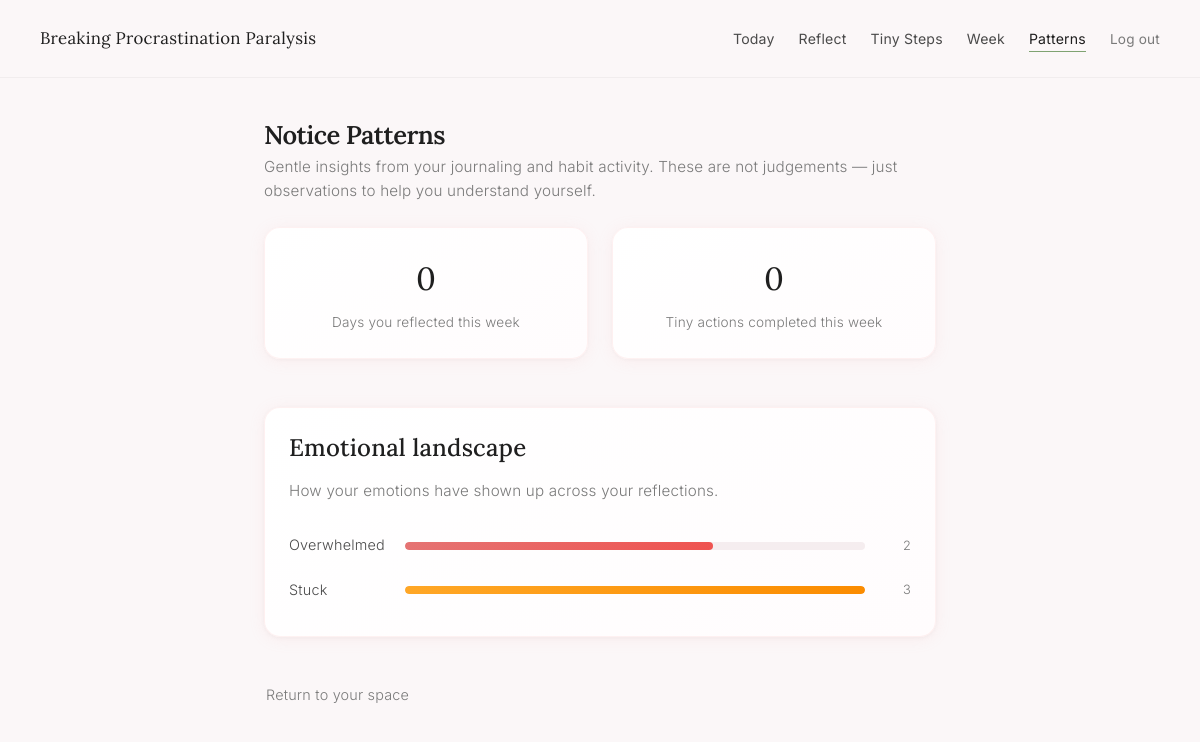
The page /analytics (signed in) on the database as committed earlier.
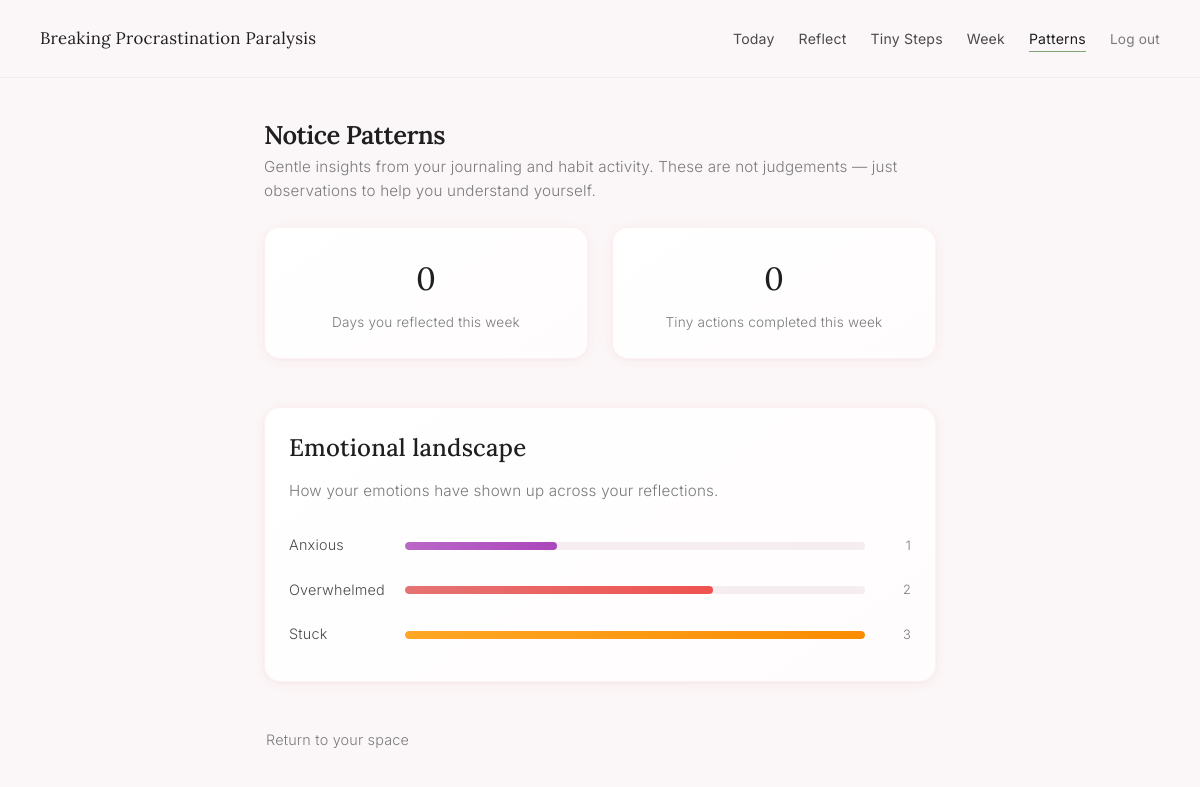
The same page on the database as committed later.
### tables this page shows
CREATE TABLE journal_entries (
            id INTEGER PRIMARY KEY AUTOINCREMENT,
            user_id INTEGER NOT NULL,
            entry_text TEXT NOT NULL,
            predicted_emotion TEXT NOT NULL,
            created_at TEXT NOT NULL, reframe TEXT, micro_task_text TEXT, micro_task_minutes INTEGER,
            FOREIGN KEY (user_id) REFERENCES users(id)
        );

### app.py (the view)
@app.route("/analytics")
@login_required
@onboarding_check
def analytics():
    user_id = session['user_id']
    conn = get_db_connection()
    cur = conn.cursor()
    cur.execute("""
        SELECT predicted_emotion, COUNT(*) as count
        FROM journal_entries
        WHERE user_id = ?
        GROUP BY predicted_emotion
    """, (user_id,))
    emotion_data = cur.fetchall()
    today = date.today()
    last_week = (today - timedelta(days=6)).isoformat()
    cur.execute("""
        SELECT COUNT(DISTINCT date(created_at)) AS active_days
        FROM journal_entries
        WHERE user_id = ? AND date(created_at) >= ?
    """, (user_id, last_week))
    active_days = cur.fetchone()["active_days"]
    cur.execute("""
        SELECT COUNT(*) AS habits_done
        FROM habit_completions hc
        JOIN habits h ON hc.habit_id = h.id
        WHERE h.user_id = ? AND date(hc.completed_at) >= ?
    """, (user_id, last_week))
    habits_done = cur.fetchone()["habits_done"]
    conn.close()
    return render_template(
        "analytics.html",
        emotion_data=emotion_data,
        active_days=active_days,
        habits_done=habits_done
    )

### app.py (called while the page is built)
def get_db_connection():
    conn = sqlite3.connect(DB_PATH, timeout=30)  # Increased timeout to 30 seconds
    conn.row_factory = sqlite3.Row
    conn.execute("PRAGMA journal_mode=WAL")  # Enable Write-Ahead Logging for better concurrency
    return conn

def login_required(f):
    @wraps(f)
    def decorated_function(*args, **kwargs):
        if 'user_id' not in session:
            return redirect(url_for('landing'))
        return f(*args, **kwargs)
    return decorated_function

def onboarding_check(f):
    @wraps(f)
    def decorated_function(*args, **kwargs):
        if 'user_id' not in session:
            return redirect(url_for('landing'))
        user_id = session['user_id']
        conn = get_db_connection()
        try:
            cur = conn.cursor()
            cur.execute("SELECT onboarding_complete FROM users WHERE id = ?", (user_id,))
            user = cur.fetchone()
            if user and user['onboarding_complete'] == 0:
                return redirect(get_next_onboarding_step(user_id))
        finally:
            conn.close()
        return f(*args, **kwargs)
    return decorated_function

### templates/analytics.html (shortened to what this page needs)
<!doctype html>
<html lang="en">
<head>
    <link rel="stylesheet" href="{{ url_for('static', filename='calm.css') }}">
</head>
<body>
<div class="page-wrapper">
    <nav class="page-nav">
        <a href="{{ url_for('dashboard') }}" class="nav-brand">Breaking Procrastination Paralysis</a>
        <ul class="nav-links">
            <li><a href="{{ url_for('today') }}">Today</a></li>
            <li><a href="{{ url_for('journal') }}">Reflect</a></li>
            <li><a href="{{ url_for('habits') }}">Tiny Steps</a></li>
            <li><a href="{{ url_for('week') }}">Week</a></li>
            <li><a href="{{ url_for('analytics') }}" class="active">Patterns</a></li>
            <li><a href="{{ url_for('logout') }}" class="logout-link">Log out</a></li>
        </ul>
    </nav>
    <main class="page-content">
        <div class="section-header fade-in-up">
            <h1 class="section-title">Notice Patterns</h1>
            <p class="section-subtitle">
                Gentle insights from your journaling and habit activity.
                These are not judgements — just observations to help you understand yourself.
            </p>
        </div>
        <div class="patterns-grid stagger-children">
            <div class="card pattern-card">
                <p class="pattern-value">{{ active_days }}</p>
                <p class="pattern-label">Days you reflected this week</p>
            </div>
            <div class="card pattern-card">
                <p class="pattern-value">{{ habits_done }}</p>
                <p class="pattern-label">Tiny actions completed this week</p>
            </div>
        </div>
        <div class="card fade-in-up">
            <h2>Emotional landscape</h2>
            <p class="section-subtitle" style="margin-bottom: 20px;">
                How your emotions have shown up across your reflections.
            </p>
            {% if emotion_data %}
            <ul class="emotion-bar-list">
                {% set max_count = emotion_data | map(attribute='count') | max %}
                {% for row in emotion_data %}
                <li class="emotion-bar-item">
                    <span class="emotion-bar-name">{{ row["predicted_emotion"] }}</span>
                    <div class="emotion-bar-track">
                        <div
                            class="emotion-bar-fill {{ row['predicted_emotion'] if row['predicted_emotion'] in ['overwhelmed', 'anxious', 'stuck', 'stressed', 'tired', 'calm'] else 'default' }}"
                            style="width: {{ (row['count'] / max_count * 100) | round }}%;"
                        ></div>
                    </div>
                    <span class="emotion-bar-count">{{ row["count"] }}</span>
                </li>
                {% endfor %}
            </ul>
            {% endif %}
        </div>
        <div style="margin-top: 40px;">
            <a href="{{ url_for('today') }}" class="btn-text">Return to your space</a>
        </div>
    </main>
</div>
</body>
</html>

Rows that differ between the two databases and show on the page:
added journal_entries: predicted_emotion "Anxious", {{ (row['count'] / max_count * 100) | round }} 33.0 (drawn), count "1"
